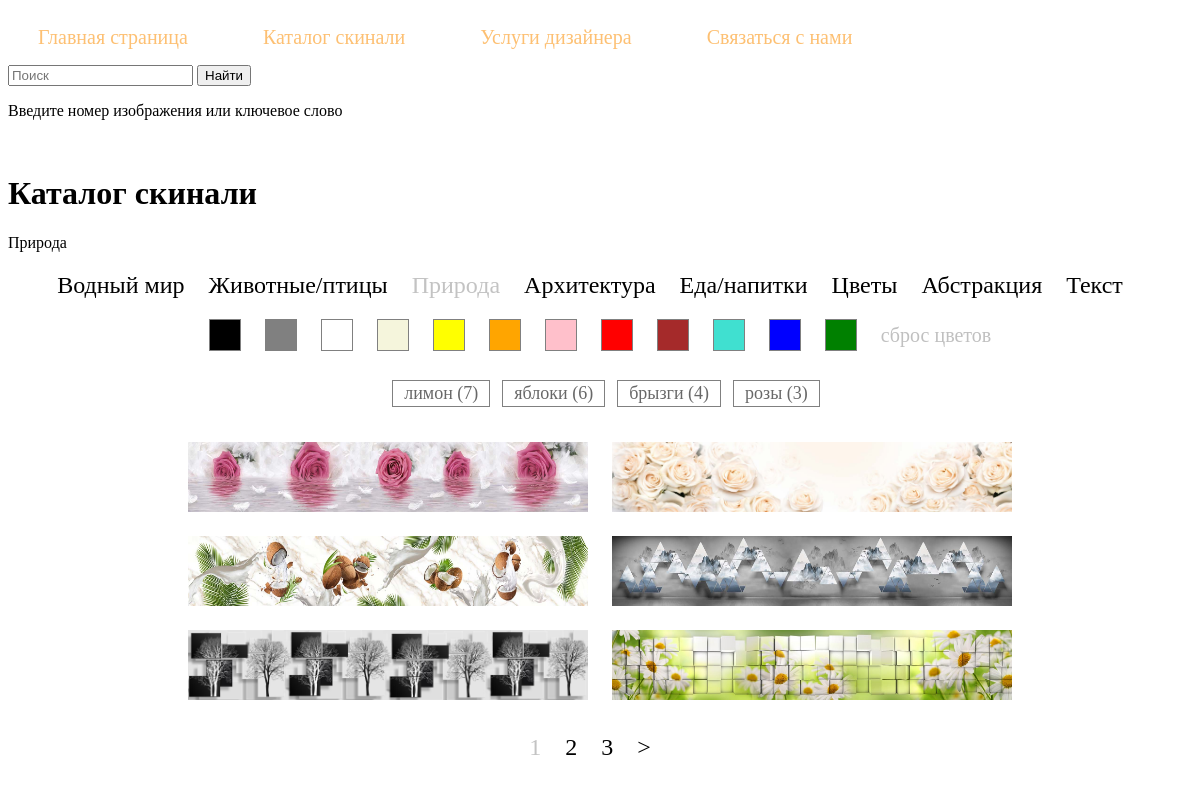
Page /skinali/priroda/ on the committed database.
### pict/models.py (models this page shows, shortened)
class Category(models.Model):
    cat = models.CharField(max_length=100, verbose_name='Категория')
    slug = models.SlugField(max_length=100, unique=True, db_index=True, verbose_name='Slug')
    def __str__(self):
        return self.cat
    def get_absolute_url(self):
        return reverse('skinali', kwargs={'slug_cat': self.slug})
    class Meta:
        verbose_name = 'Категории'
        verbose_name_plural = 'Категории'

class Color(models.Model):
    color = models.CharField(max_length=100, verbose_name='Цвет')
    slug_color = models.SlugField(max_length=100, unique=True, db_index=True, verbose_name='Slug')
    class Meta:
        verbose_name = 'Цвет'
        verbose_name_plural = 'Цвета'

class TagPict(models.Model):
    tag = models.CharField(max_length=100, db_index=True, verbose_name='Ключевое слово')
    slug = models.SlugField(max_length=100, db_index=True, unique=True, verbose_name="Slug")
    def get_absolute_url(self):
        return reverse('tag', kwargs={'tag_slug': self.slug})
    class Meta:
        verbose_name = 'Ключевое слово'
        verbose_name_plural = 'Ключевые слова'

class Pict(models.Model):
    name = models.IntegerField(unique=True, db_index=True, verbose_name='Имя файла')
    alt = models.CharField(max_length=250, blank=True, verbose_name='Описание')
    photo = models.ImageField(upload_to="photos/", verbose_name='Изображение')
    time_update = models.DateTimeField(auto_now_add=True, verbose_name='Время добавления')
    cat = models.ManyToManyField(Category, verbose_name="Категории")
    tags = models.ManyToManyField(TagPict, blank=True, related_name="tags", verbose_name="Теги")
    color = models.ManyToManyField(Color, verbose_name="Цвет")
    class Meta:
        verbose_name = 'Изображения'
        verbose_name_plural = 'Изображения'
        ordering = ['-id']

### pict/views.py (the view)
# urls.py: path('skinali/<slug:slug_cat>/', SkinaliSlug.as_view(), name='skinali'),
class SkinaliSlug(SkinaliMix):
    def get_queryset(self):
        if self.request.GET.get('color'):
            return Pict.objects.filter(color__slug_color=self.request.GET.get('color'), cat__slug=self.kwargs['slug_cat'])
        else:
            return Pict.objects.filter(cat__slug=self.kwargs['slug_cat'])

### pict/views.py (called while the page is built)
    def get_context_data(self, *, object_list=None, **kwargs):
        context = super().get_context_data(**kwargs)
        get_color = self.request.GET.get('color')
        context['title'] = 'Каталог скинали'
        context['cat_name'] = Category.objects.get(slug=self.kwargs['slug_cat']) if self.kwargs else 'Каталог скинали'
        context['menu'] = menu
        context['col'] = get_color if get_color else ""
        context['col_tag'] = f"&color={get_color}" if get_color else ""
        context['color_list'] = Color.objects.all()
        context['list_cat'] = Category.objects.all()
        context['list_tag'] = TagPict.objects.annotate(total=Count("tags")).filter(total__gte=3).order_by("-total")
        try:
            context['col_ru'] = Color.objects.get(slug_color=context['col'])
        except:
            context['col_ru'] = ""
        return context

### pict/templates/pict/skinali.html (shortened to what this page needs)
{% extends 'pict/base.html' %}
{% block content %}
<h1>{{ title }}</h1>
{% if col_ru %}
  <p>{{cat_name}}, {{col_ru}} оттенок</p>
{% else %}
  <p>{{cat_name}}</p>
{% endif %}
<nav class="list-pages">
  <ul>
        {% for p in list_cat %}
          {% if p.cat == cat_name.cat %}
          <li class="page-num page-num-selected">{{ p.cat }}</li>
          {% else %}
            <li class="page-num">
                <a href="{{ p.get_absolute_url }}">{{ p.cat }}</a>
            </li>
          {% endif %}
        {% endfor %}
  </ul>
</nav>
<nav class="list-pages-color">
  <ul>
        {% for p in color_list %}
          {% if p.slug_color == col %}
            <li class="page-num page-num-selected" style="background-color: {{ p.slug_color }};">
                <p class="color-description">{{ p.color }}</p>
            </li>
          {% else %}
            <li class="page-num">
                <a href="?color={{ p.slug_color }}" style="background-color: {{ p.slug_color }};"></a>
            </li>
          {% endif %}
        {% endfor %}
        {% if not col %}
            <li class="list-all">сброс цветов</li>
        {% else %}
            {% if cat_name == title %}
                <li class="list-all"><a href="{% url 'skinali' %}">сброс цветов</a></li>
            {% else %}
                <li class="list-all"><a href="{{ cat_name.get_absolute_url }}">сброс цветов</a></li>
            {% endif %}
        {% endif %}
  </ul>
</nav>
<nav class="list-pages-tags">
  <ul>
        {% for p in list_tag %}
            <li class="page-num">
                <a href="{{ p.get_absolute_url }}">{{ p.tag }} ({{ p.total }})</a>
            </li>
        {% endfor %}
  </ul>
</nav>
<div class="container">
  {% for p in page_obj %}
    <div class="item-block">
      <a data-fancybox href="{{p.photo.url}}" data-caption='Номер изображения: "{{ p.name }}"&lt;br /&gt; Краткое описание: "{{ p.alt }}" '>
        <img class="item-photo" src="{{p.photo.url}}" alt="{{ p.alt }}" >
      </a>
    </div>
  {% endfor %}
</div>
{% include  'pict/includes/paginator.html' %}
{% endblock %}

### pict/templates/pict/base.html (shortened to what this page needs)
{% load static %}
<!DOCTYPE html>
<html lang="ru">
<head>
    <link type="text/css" href="{% static 'skinali/css/styles.css' %}" rel="stylesheet" />
    <link type="text/css" href="{% static 'skinali/css/fancybox.css' %}" rel="stylesheet" />
</head>
<body>
{% block mainmenu %}
<ul class="mainmenu">
{% for m in menu %}
    <li><a href="{% url m.url_name %}">{{ m.title }}</a></li>
{% endfor %}
</ul>
<form action="/">
   <p><input type="search" name="product-number" placeholder="Поиск">
   <input type="submit" value="Найти"></p>
   <p>Введите номер изображения или ключевое слово</p>
</form>
<br>
{% endblock mainmenu %}
{% block content %}
{% endblock %}
</body>
</html>

### pict/templates/pict/includes/paginator.html (shortened to what this page needs)
{% if page_obj.has_other_pages %}
  <nav class="list-pages">
    <ul>
      {% for p in page_obj.paginator.page_range %}
        {% if page_obj.number == p %}
          <li class="page-num page-num-selected">{{ p }}</li>
        {% elif p >= page_obj.number|add:-2 and p <= page_obj.number|add:2 %}
          <li class="page-num">
            <a href="?page={{ p }}{{ col_tag }}">{{ p }}</a>
          </li>
        {% endif %}
      {% endfor %}
      {% if page_obj.has_next %}
      <li>
        <a href="?page={{ page_obj.next_page_number }}{{ col_tag }}">&gt;</a>
      </li>
      {% endif %}
    </ul>
  </nav>
{% endif %}

### pict/static/skinali/css/styles.css (style rules this page uses)
ul.mainmenu { list-style: none; margin: 0; padding: 0; height: 60px; color: #fdc073; font-size: 20px; height: 100%; }
ul.mainmenu li { display: inline-block; margin: 18px 40px 0 30px; }
ul.mainmenu li a { color: #fdc073; text-decoration: none; }
.container { text-align: center; }
.item-block { display: inline-block; margin: 10px; }
.item-photo { width: 400px; height: 70px; }
.list-pages { clear: both; text-align: center; margin: 0 0 20px 0; }
.list-pages ul { margin: 20px 0 0 0; padding: 0; list-style: none; }
.list-pages ul li { display: inline-block; margin: 0 20px 0 0; font-size: 24px; }
.list-pages a { color: #000; text-decoration: none; }
.list-pages .page-num, .page-num-selected { display: inline-block; }
.list-pages .page-num-selected { color: #FFF; font-size: 24px; color: #c3c3c3; }
.list-pages-color { clear: both; text-align: center; margin: 0 0 20px 0; }
.list-pages-color ul { margin: 20px 0 0 0; padding: 0; list-style: none; }
.list-all { display: inline-block; font-size: 35px; height: 30px; vertical-align: 40%; font-size: 20px; color: #C0C0C0; }
.list-pages-color ul .page-num { display: inline-block; margin: 0 20px 0 0; font-size: 24px; height: 30px; width: 30px; border: 1px solid gray; position: relative; }
.list-pages-color a { color: #000; text-decoration: none; display:block; width: 100%; height: 100%; }
.list-pages-tags { clear: both; text-align: center; margin: 0 0 20px 0; }
.list-pages-tags ul { margin: 20px 0 0 0; padding: 0; list-style: none; }
.list-pages-tags ul .page-num { display: inline-block; font-size: 18px; margin: 5px 10px; }
.list-pages-tags a { color: #686868; text-decoration: none; display:block; width: 100%; height: 100%; border: 1px solid gray; padding: 2px 5px; }

### pict/static/skinali/css/fancybox.css (style rules this page uses)
:root { --f-spinner-width: 36px;--f-spinner-height: 36px;--f-spinner-color-1: rgba(0, 0, 0, 0.1);--f-spinner-color-2: rgba(17, 24, 28, 0.8);--f-spinner-stroke: 2.75 }
:root { --f-button-width: 40px;--f-button-height: 40px;--f-button-border: 0;--f-button-border-radius: 0;--f-button-color: #374151;--f-button-bg: #f8f8f8;--f-button-hover-bg: #e0e0e0;--f-button-active-bg: #d0d0d0;--f-button-shadow: none;--f-button-transition: all 0.15s ease;--f-button-transform: none;--f-button-svg-width: 20px;--f-button-svg-height: 20px;--f-button-svg-stroke-width: 1.5;--f-button-svg-fill: none;--f-button-svg-filter: none;--f-button-svg-disabled-opacity: 0.65 }

### rows in the picture
Category: cat "Природа"
Category: cat "Водный мир"
Category: cat "Животные/птицы"
Category: cat "Архитектура"
Category: cat "Еда/напитки"
Category: cat "Цветы"
Category: cat "Абстракция"
Category: cat "Текст"
TagPict: tag "лимон", total "7"
TagPict: tag "яблоки", total "6"
TagPict: tag "брызги", total "4"
TagPict: tag "розы", total "3"
Pict: photo (picture)
Pict: photo (picture)
Pict: photo (picture)
Pict: photo (picture)
Pict: photo (picture)
Pict: photo (picture)

### other values in the picture
{{ m.title }} "Главная страница" "Каталог скинали" "Услуги дизайнера" "Связаться с нами"
{{ title }} "Каталог скинали"
{{ p }} "1"
{{ p }} "2" "3"
